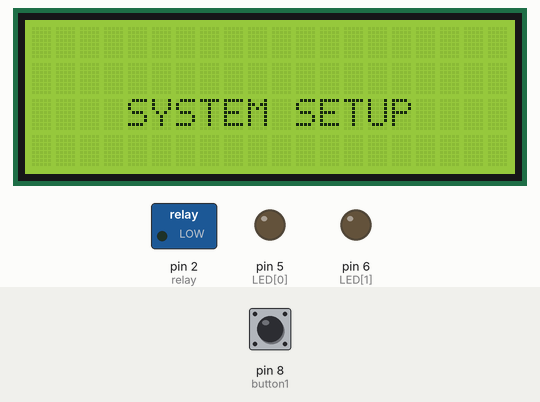
Simulated run of this sketch. Board: Arduino Uno, built with avr-gcc and run on an emulated ATmega328P. Parts: 20×4 character LCD, switched loads named in the sketch (green lamp = pin HIGH), output pins drawn as LEDs (lit = HIGH). The test bench sets the inputs (shaded band); at power-on: pin 8 (button1) LOW.

Above: at 1.2 s.
At 4.3 s:
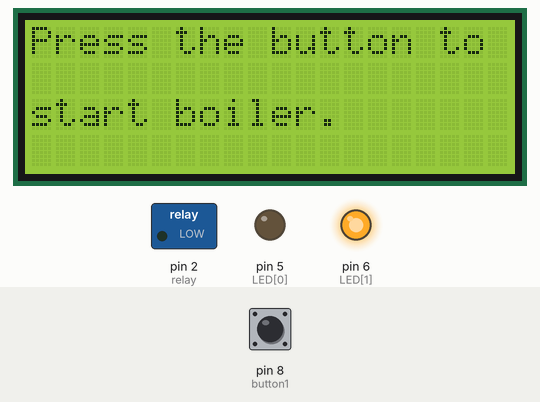
4.4 s: pin 8 (button1) pulled HIGH for 0.15 s
At 4.8 s:
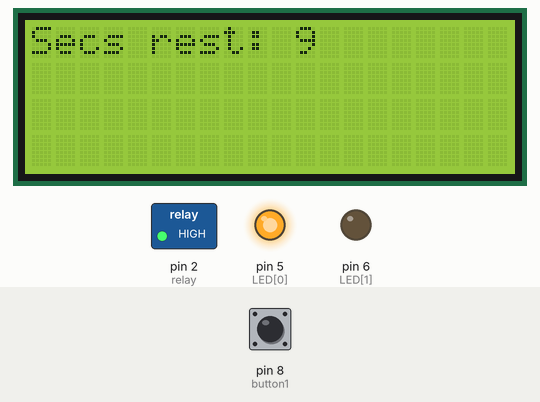
Timing chart, 0 to 15.9 s (numbered marks = the images above; inputs shaded):
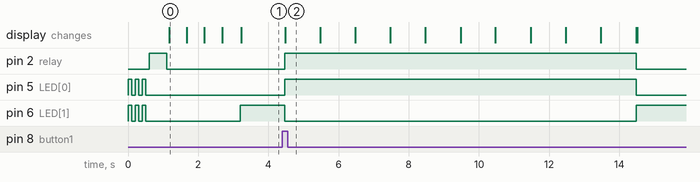

The sketch:

08WrapUpEverything.ino
```cpp
/*
  Created By Kristian Palovic and Radek Strouf
*/

// LEDS
int LED[] = {5, 6};
const int ledLength = sizeof(LED) / sizeof(int);
const int howManyTimesToTestLEDS = 3;

// RELAY
int relay = 2;

// LCD Display
#include <Wire.h>
#include <LiquidCrystal_I2C.h>
int screenChange = HIGH;

// BUTTON
int button1 = 8;
int buttonState = LOW;           // the current reading from the input pin
int lastButtonState = LOW; // the previous reading from the input pin
int operatingButtonState = LOW;

// the following variables are unsigned longs because the time, measured in
// milliseconds, will quickly become a bigger number than can be stored in an int.
unsigned long lastDebounceTime = 0; // the last time the output pin was toggled
unsigned long debounceDelay = 50;   // the debounce time; increase if the output flickers

// Boiler settings - s
int timerSeconds = 10;
unsigned long boilerInitTime = 0;
int boilerState = LOW;

LiquidCrystal_I2C LCD(0x27, 20, 4); // set the LCD address to 0x27 for a 20 chars and 4 line display

void setup()
{
  initializeThingies();
  digitalWrite(LED[1], HIGH);
}

void loop()
{
  // Check the button for clicks
  // if click occurs, change overall state
  checkButtonClick();


  if ((boilerInitTime <= 0 || boilerState == LOW) && operatingButtonState == HIGH) {
    startBoilerTimer();
    operatingButtonState = LOW;
    digitalWrite(relay, HIGH);
    digitalWrite(LED[0], HIGH);
    digitalWrite(LED[1], LOW);
    screenChange = HIGH;
  } else {
    if (boilersTimeUp() && boilerState == HIGH) {
      stopBoilerTimer();
      digitalWrite(relay, LOW);
      digitalWrite(LED[0], LOW);
      digitalWrite(LED[1], HIGH);
      screenChange = HIGH;
    }
  }

  if (screenChange == HIGH) {
    LCD.clear();
    screenChange = LOW;
  }


  LCD.setCursor(0, 0);
  if (boilerState == HIGH) {
    LCD.print("Secs rest: ");
    LCD.print(checkTimeLeftForBoiler());
  } else {
    LCD.print("Press the button to start boiler.");
  }


}

void initializeThingies()
{
  Serial.begin(9600);

  // Initialize LEDS
  for (int i = 0; i < ledLength; i++)
  {
    pinMode(LED[i], OUTPUT);
  }

  // TEST LEDS
  blinkAllLeds(100);

  // TEST RELAY
  pinMode(relay, OUTPUT);
  digitalWrite(relay, HIGH);
  delay(500);
  digitalWrite(relay, LOW);

  // TEST LCD
  LCD.init();
  LCD.backlight();
  LCD.setCursor(4, 2);
  LCD.print("SYSTEM SETUP");
  delay(500);
  LCD.print(".");
  delay(500);
  LCD.print(".");
  delay(500);
  LCD.print(".");
  delay(500);
  LCD.clear();
  LCD.setCursor(4, 2);
  LCD.print("System ready");

  // BUTTON INIT
  pinMode(button1, INPUT);
}

void blinkAllLeds(int durationMs)
{
  for (int i = 0; i < howManyTimesToTestLEDS; i++)
  {
    // light every LED UP
    for (int i = 0; i < ledLength; i++)
    {
      digitalWrite(LED[i], HIGH);
    }

    delay(durationMs);

    // light every LED down
    for (int i = 0; i < ledLength; i++)
    {
      digitalWrite(LED[i], LOW);
    }

    delay(durationMs);
  }
}

void checkButtonClick()
{
  // read the state of the switch into a local variable:
  int reading = digitalRead(button1);

  // check to see if you just pressed the button
  // (i.e. the input went from LOW to HIGH), and you've waited long enough
  // since the last press to ignore any noise:

  // If the switch changed, due to noise or pressing:
  if (reading != lastButtonState)
  {
    // reset the debouncing timer
    lastDebounceTime = millis();
  }

  if ((millis() - lastDebounceTime) > debounceDelay)
  {
    // whatever the reading is at, it's been there for longer than the debounce
    // delay, so take it as the actual current state:

    // if the button state has changed:
    if (reading != buttonState)
    {
      buttonState = reading;
      // only toggle the LED if the new button state is HIGH
      if (buttonState == HIGH)
      {
        operatingButtonState = !operatingButtonState;
      }
    }
  }

  // save the reading. Next time through the loop, it'll be the lastButtonState:
  lastButtonState = reading;
}

void startBoilerTimer() {
  boilerInitTime = millis();
  boilerState = HIGH;
}

boolean boilersTimeUp() {
  if (boilerInitTime + timerSeconds * 1000 < millis()) {
    return true;
  }

  return false;
}

void stopBoilerTimer() {
  boilerInitTime = 0;
  boilerState = LOW;
}

int checkTimeLeftForBoiler() {
  if (boilerState == HIGH && boilerInitTime > 0) {
    unsigned long timeLeft = ((boilerInitTime + timerSeconds * 1000) - millis()) / 1000;
    return timeLeft >= 0 ? timeLeft : 0;
  }

  return 0;
}
```

Measured:
- after the input at 4.4 s, pin 2 (relay), pin 5 (LED[0]): LOW → HIGH after 0.07 s, → LOW 10.0 s later; pin 6 (LED[1]): HIGH → LOW after 0.07 s, → HIGH 10.0 s later; the display: changes after 0.08 s (image 2)
